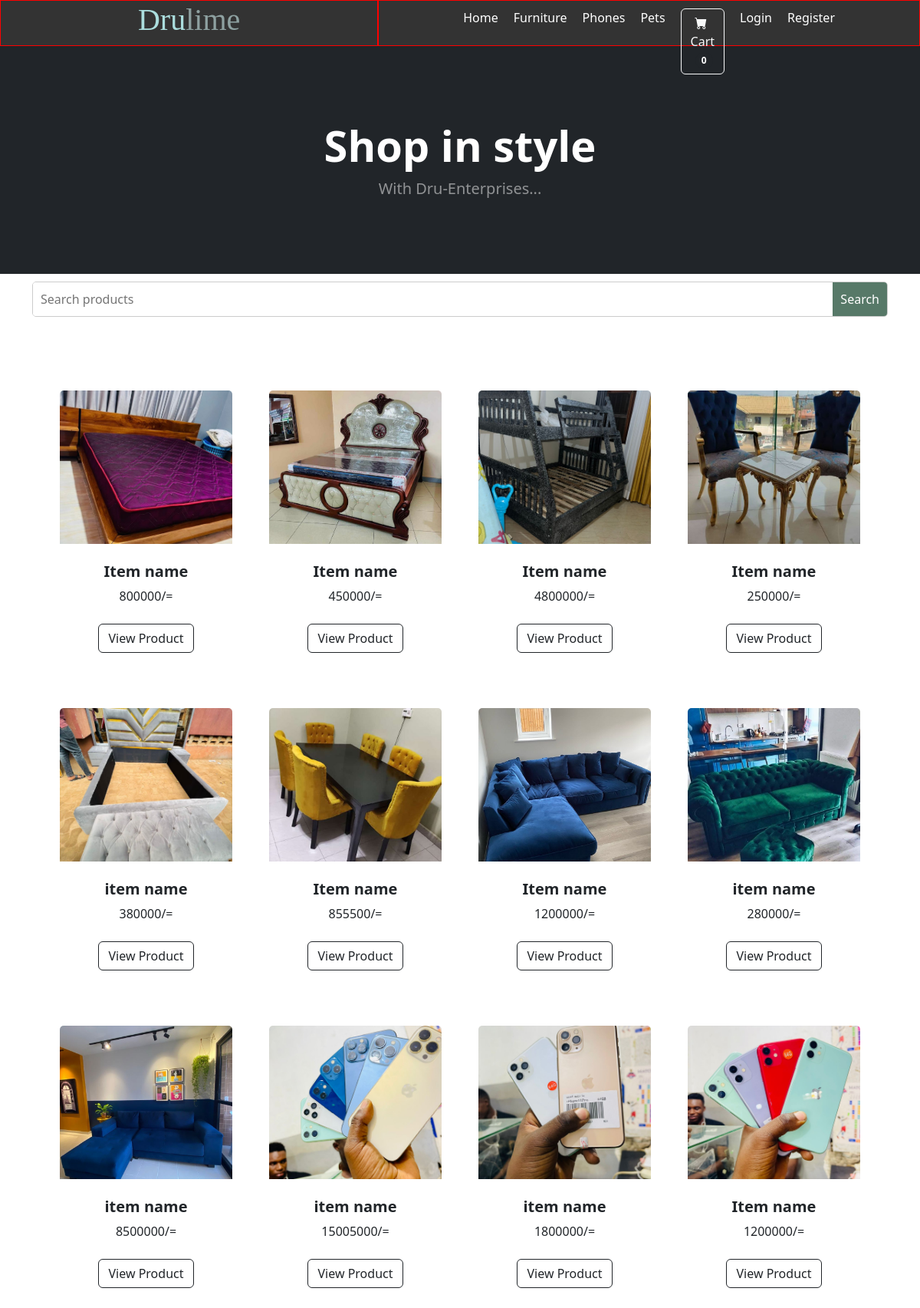
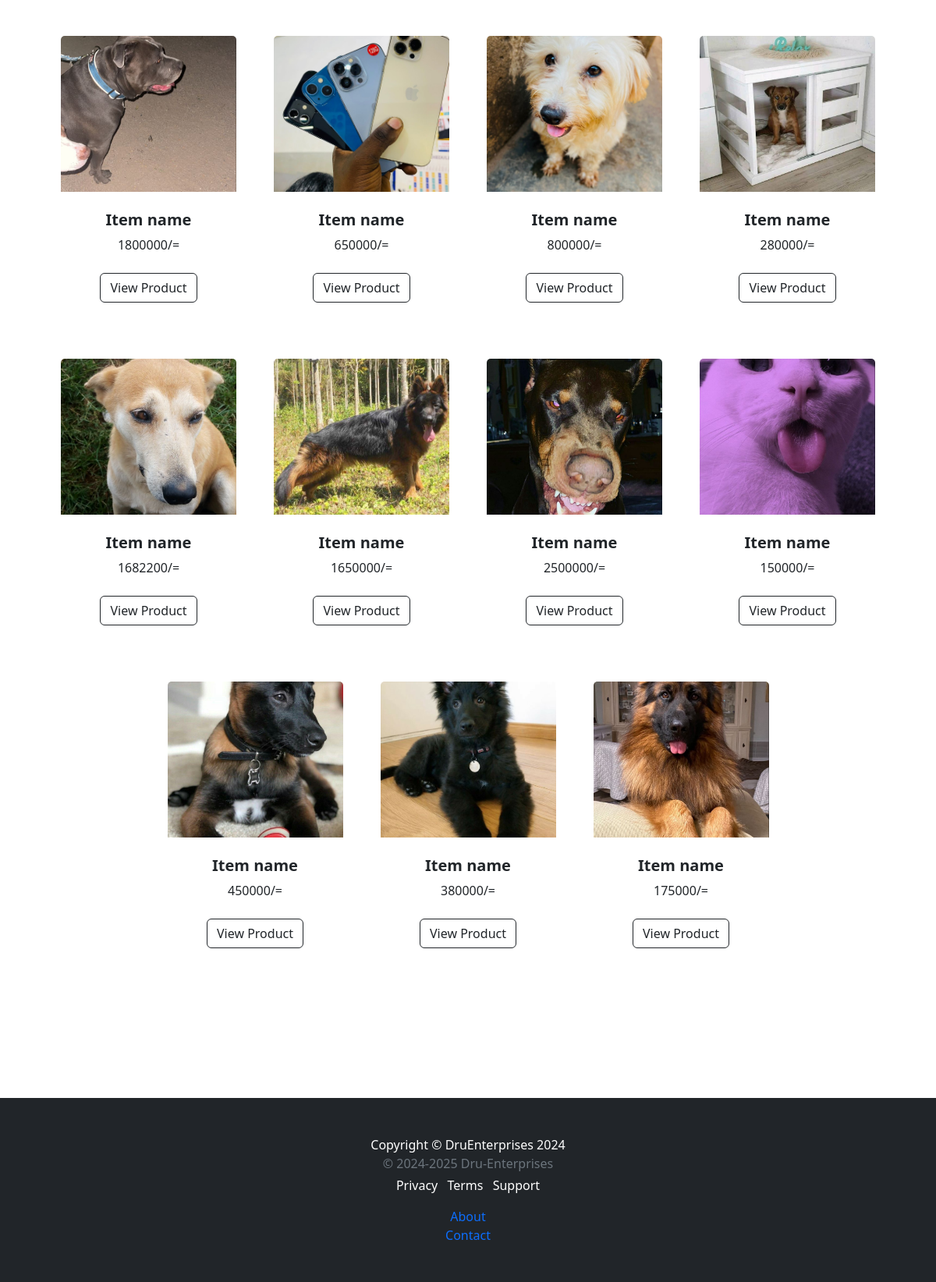
The page / on the database its author committed (2 pictures, top to bottom).
### druu/models.py (models this page shows, shortened)
class Product(models.Model):
    name = models.CharField(max_length=100)
    price = models.IntegerField(default=0)
    category = models.ForeignKey(Category, on_delete=models.CASCADE, default=1)
    description = models.CharField(max_length=250, default='', null=True, blank=True)
    image = models.ImageField(upload_to="uploads/products/", default="")

### druu/views.py (the view)
# urls.py: path('', views.home, name='home'),
def home(request):
    products = Product.objects.all()
    return render(request, 'home.html', {'products':products,})

### cart/cart.py (called while the page is built)
    def __len__(self):
        return len(self.cart)

### cart/context_processors.py (called while the page is built)
def cart(request):
    return {'cart':Cart(request)}

### druu/templates/home.html (shortened to what this page needs)
{% extends 'base.html' %}
{% load static %}
{% block content %}
<header class="bg-dark py-5">
    <div class="container px-4 px-lg-5 my-5">
        <div class="text-center text-white">
            <h1 class="display-4 fw-bolder">Shop in style</h1>
            <p class="lead fw-normal text-white-50 mb-0">With Dru-Enterprises...</p>
        </div>
    </div>
</header>
<center>
    <div class="container">
        <form action="{% url 'search' %}" method="POST">
            <div class="search-container">
                <input type="text" name="searched" class="search-input" placeholder="Search products">
                <button class="search-button"  id="search-btn" >Search</button>
            </div>
        </form>
    </div>
</center>
<section class="py-5">
    <div class="container px-4 px-lg-5 mt-5">
        <div class="row gx-4 gx-lg-5 row-cols-2 row-cols-md-3 row-cols-xl-4 justify-content-center">
            {% for product in products %}
            <div class="col mb-5">
                <div class="card h-100">
                    <a href="{% url 'product' product.id %}"><img class="card-img-top" src="{{ product.image.url }}" alt="{{ product.image }}" style="width: 100%; height: 200px; object-fit: cover;"/></a>
                    <div class="card-body p-4">
                        <div class="text-center">
                            <h5 class="fw-bolder">{{ product.name }}</h5>
                            {{ product.price }}/=
                        </div>
                    </div>
                    <div class="card-footer p-4 pt-0 border-top-0 bg-transparent">
                        <div class="text-center"><a class="btn btn-outline-dark mt-auto"
                                href="{% url 'product' product.id %}">View Product</a>
                        </div>
                    </div>
                </div>
            </div>
            {% endfor %}
            </div>
        </div>
        <br><br><br><b></b>
{% endblock %}

### druu/templates/base.html (shortened to what this page needs)
{% load static %}
<!DOCTYPE html>
<html lang="en">
<head>
    <link rel="stylesheet" href="{% static 'style/style.css' %}">
    <link rel="stylesheet" href="{% static 'style/nav.css' %}">
    <link rel="stylesheet" href="{% static 'css/styles.css' %}" />
    <link href="https://cdn.jsdelivr.net/npm/bootstrap-icons@1.5.0/font/bootstrap-icons.css" rel="stylesheet" />
</head>
<body>
    <nav>
        <div class="nav-list">
            <h1 class="pname"><span class="d">Dru</span><span class="l">lime</span>
            </h1>
        </div>
        <div class="nav-container">
            <ul class="nav-unorder">
                <li><a href="{% url 'home' %}">Home</a></li>
                <li><a href="{% url 'category' 'Beddings' %}">Furniture</a></li>
                <li><a href="{% url 'category' 'Phones' %}">Phones</a></li>
                <li><a href="{% url 'category' 'Pets' %}">Pets</a></li>
                <li>
                    <form class="d-flex">
                        <a href="{% url 'cart_summary' %}" class="btn btn-outline-light">
                            <i class="bi-cart-fill me-1"></i>
                            Cart
                            <span class="badge bg-dark text-white ms-1 rounded-pill"
                                id="cart_quantity">{{cart|length}}</span>
                        </a>
                    </form>
                </li>
                {% if user.is_authenticated %}
                <li class="nav-item dropdown">
                    <a class="nav-link dropdown-toggle" id="navbarDropdown" href="#" role="button"
                        data-bs-toggle="dropdown" aria-expanded="false">Profile</a>
                    <ul class="dropdown-menu" aria-labelledby="navbarDropdown">
                        <li><a class="dropdown-item" href="{% url 'update_user' %}">User Profile</a></li>
                        <li>
                            <hr class="dropdown-divider" />
                        </li>
                        <li><a class="dropdown-item" href="{% url 'update_info' %}">User Info</a></li>
                    </ul>
                </li>
                <li><a href="{% url 'logout' %}">Logout</a></li>
                {% else %}
                <li><a href="{% url 'login' %}">Login</a></li>
                <li><a href="{% url 'register' %}">Register</a></li>
                {% endif %}
            </ul>
        </div>
    </nav>
    {% block content %}
    {% endblock %}
    <footer class="py-5 bg-dark footer-edit my-5 pt-5 text-muted text-center text-small">
        <div class="container">
            <p class="m-0 text-center text-white">Copyright &copy; DruEnterprises 2024 </p>
            <p class="mb-1">&copy; 2024-2025 Dru-Enterprises</p>
            <ul class="list-inline">
                <li class="list-inline-item"><a href="#">Privacy</a></li>
                <li class="list-inline-item"><a href="#">Terms</a></li>
                <li class="list-inline-item"><a href="#">Support</a></li>
            </ul>
            <li><a href="{% url 'about' %}">About</a></li>
            <li><a href="{% url 'contact' %}">Contact</a></li>
        </div>
    </footer>
</body>
</html>

### druu/static/style/style.css (style rules this page uses)
* { margin: 0; padding: 0; }
nav ul { display: none; }
.nav-list h1 { font-family: Cambria, Cochin, Georgia, Times, "Times New Roman", serif !important; }
.d { color: rgb(171, 222, 222); }
.l { color: rgb(142, 161, 161); }
@media only screen and (min-width: 768px) { .nav-list { width: 100%; text-align: center; display: flex; justify-content: space-between; } }
@media only screen and (min-width: 768px) { nav ul { display: block; list-style: none; display: flex; padding: 10px; margin: 0 30px; } }
@media only screen and (min-width: 768px) { nav li { padding: 10px; } }
@media only screen and (min-width: 768px) { ul li a { text-decoration: none; color: #fff; } }
@media only screen and (min-width: 1024px) { nav ul { padding: 10px; margin: 0 30px; } }

### druu/static/style/nav.css (style rules this page uses)
* { list-style: none; text-decoration: none !important; }
body { padding-top: 60px; }
nav { display: flex !important; justify-content: space-around !important; background-color: #333; height: 60px; width: 100%; position: fixed !important; top: 0; z-index: 1; }
.nav-container { border: 1px solid red; padding: 0 100px; }
.card { border: none !important; }
.nav-list { border: 1px solid red; display: flex !important; justify-content: space-around !important; align-items: center; width: 100%; padding: 10px; background-color: #333; color: #fff; font-family: Arial, sans-serif; }
.nav-unorder { display: flex; list-style: none; margin: 0; padding: 0; }
.footer-edit { position: absolute; width: 100%; }

### druu/templates/home.html (style rules this page uses)
.search-container { display: flex; margin-top: 10px; width: 100% !important; border: 1px solid #ccc; border-radius: 5px; overflow: hidden; }
.search-input { flex: 1; padding: 10px; border: none; outline: none; }
.search-button { padding: 10px; background-color: #577968; color: white; border: none; cursor: pointer; }

### rows shown on the page
Product: image (picture), name "Item name", price "800000"
Product: image (picture), name "Item name", price "450000"
Product: image (picture), name "Item name", price "4800000"
Product: image (picture), name "Item name", price "250000"
Product: image (picture), name "item name", price "380000"
Product: image (picture), name "Item name", price "855500"
Product: image (picture), name "Item name", price "1200000"
Product: image (picture), name "item name", price "280000"
Product: image (picture), name "item name", price "8500000"
Product: image (picture), name "item name", price "15005000"
Product: image (picture), name "item name", price "1800000"
Product: image (picture), name "Item name", price "1200000"
Product: image (picture), name "Item name", price "1800000"
Product: image (picture), name "Item name", price "650000"
Product: image (picture), name "Item name", price "800000"
Product: image (picture), name "Item name", price "280000"
Product: image (picture), name "Item name", price "1682200"
Product: image (picture), name "Item name", price "1650000"
Product: image (picture), name "Item name", price "2500000"
Product: image (picture), name "Item name", price "150000"
Product: image (picture), name "Item name", price "450000"
Product: image (picture), name "Item name", price "380000"
Product: image (picture), name "Item name", price "175000"

### other values the page prints
{{ cart|length }} "0"
